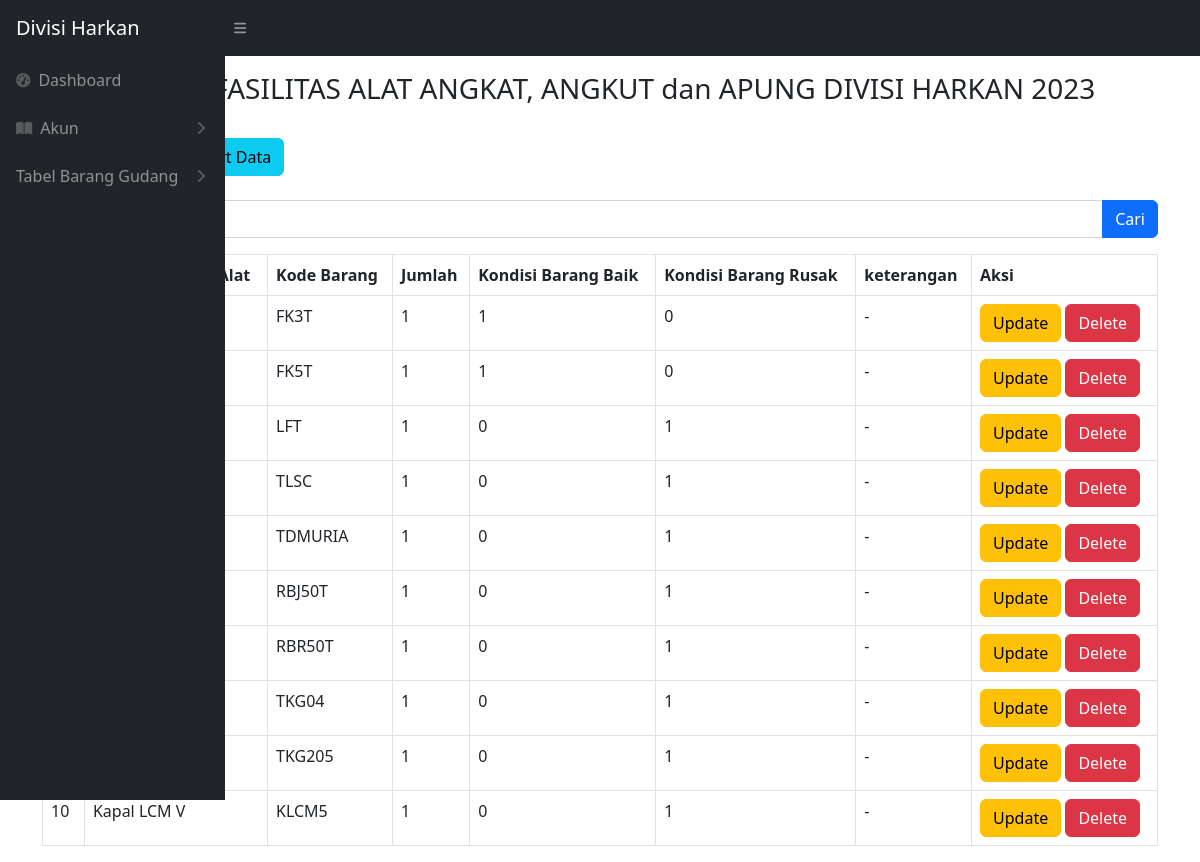
The app's page /angkut_apung.php, older data.
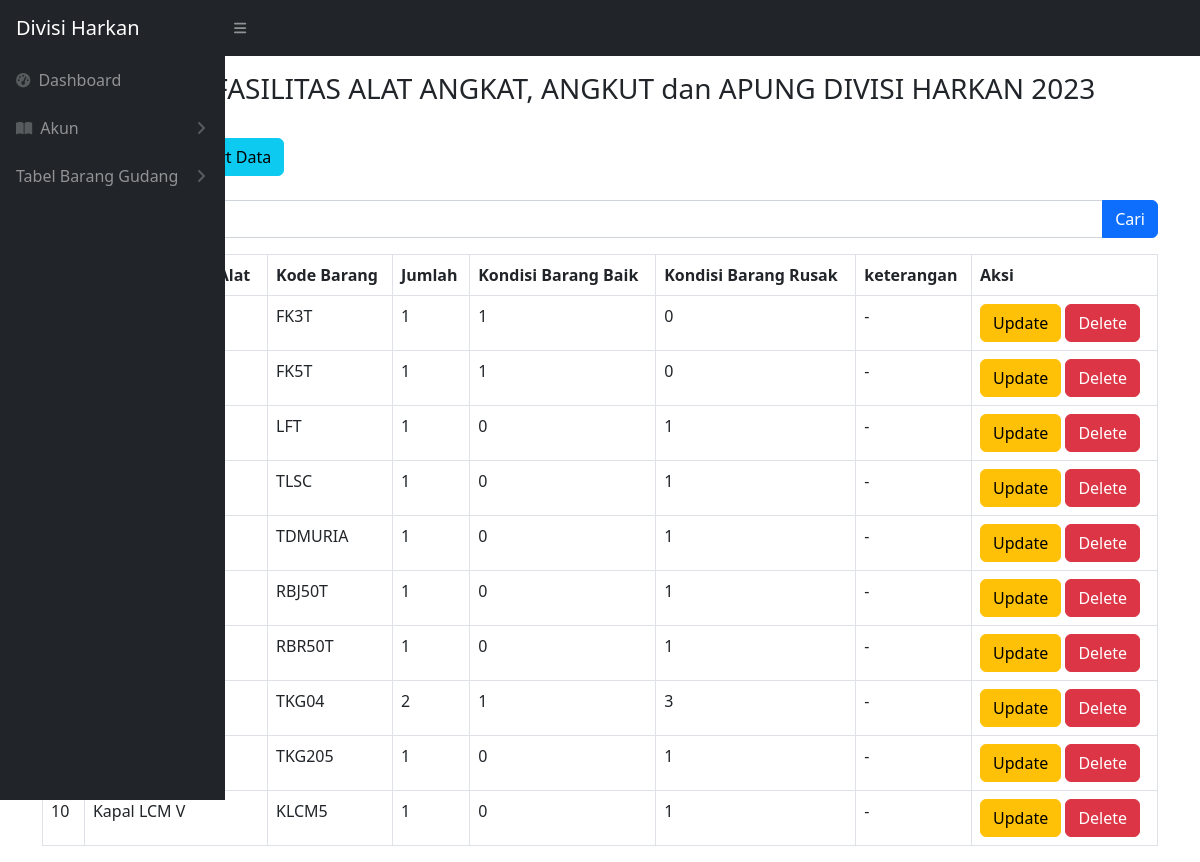
The same page, newer data.
### tables this page shows
CREATE TABLE `barang_angkut_apung` (
  `idbarang` int(11) NOT NULL,
  `namabarang` varchar(512) NOT NULL,
  `kodebarang` varchar(100) NOT NULL,
  `jumlah` int(11) NOT NULL,
  `baik` int(11) NOT NULL,
  `rusak` int(11) NOT NULL,
  `keterangan` varchar(512) NOT NULL,
  `kategori_id` int(11) NOT NULL
);

### angkut_apung.php (the view, shortened to what this page needs)
<?php
require 'controller/koneksi.php';
$query = "SELECT * FROM barang_angkut_apung";
?>
<!DOCTYPE html>
<html lang="en">
<head>
    <link href="css/styles.css" rel="stylesheet" />
</head>
<body class="sb-nav-fixed">
    <nav class="sb-topnav navbar navbar-expand navbar-dark bg-dark">
        <a class="navbar-brand ps-3" href="index.php">Divisi Harkan</a>
        <button class="btn btn-link btn-sm order-1 order-lg-0 me-4 me-lg-0" id="sidebarToggle" href="#!"><i class="fas fa-bars"></i></button>
    </nav>
    <div id="layoutSidenav">
        <div id="layoutSidenav_nav">
            <nav class="sb-sidenav accordion sb-sidenav-dark" id="sidenavAccordion">
                <div class="sb-sidenav-menu">
                    <div class="nav">
                        <a class="nav-link" href="index.php">
                            <div class="sb-nav-link-icon"><i class="fas fa-tachometer-alt"></i></div>
                            Dashboard
                        </a>
                        <a class="nav-link collapsed" href="#" data-bs-toggle="collapse" data-bs-target="#collapsePages" aria-expanded="false" aria-controls="collapsePages">
                            <div class="sb-nav-link-icon"><i class="fas fa-book-open"></i></div>
                            Akun
                            <div class="sb-sidenav-collapse-arrow"><i class="fas fa-angle-down"></i></div>
                        </a>
                        <a class="nav-link collapsed" href="#" data-bs-toggle="collapse" data-bs-target="#pagesCollapseTabel" aria-expanded="false" aria-controls="pagesCollapseTabel">
                            Tabel Barang Gudang
                            <div class="sb-sidenav-collapse-arrow"><i class="fas fa-angle-down"></i></div>
                        </a>
                    </div>
                </div>
            </nav>
        </div>
    </div>
    <br>
    <br>
    <main>
        <div class="container-fluid px-4">
            <h3 class="mt-4 text-center">DAFTAR FASILITAS ALAT ANGKAT, ANGKUT dan APUNG DIVISI HARKAN 2023</h3>
        </div>
        <br>
        <div class="container -fluid">
            <div class="card-mb-4">
                <button type="button" class="btn btn-primary" data-bs-toggle="modal" data-bs-target="#myModal">
                </button>
                <a href="export_angkut_apung.php" class="btn btn-info">Export Data</a>
                <br>
                <br>
                <form action="angkut_apung.php" method="GET">
                    <div class="input-group mb-3">
                        <input type="text" value="" class="form-control" placeholder="Cari" name="cari">
                        <br>
                        <button type="submit" class="btn btn-primary" >Cari</button>
                    </div>
                </form>
                <div class="card-body">
                    <div class="table table-responsive">
                        <table class="table table-bordered" id="dataTable" width="100" cellspacing="0">
                            <thead>
                                <tr>
                                    <th>No</th>
                                    <th>Nama Barang / Alat</th>
                                    <th>Kode Barang</th>
                                    <th>Jumlah</th>
                                    <th>Kondisi Barang Baik</th>
                                    <th>Kondisi Barang Rusak</th>
                                    <th>keterangan</th>
                                    <th>Aksi</th>
                                </tr>
                            </thead>
                            <tbody>
                                <?php
                                $i = 1;
                                $ambilsemuadatabarang = mysqli_query($conn,$query);
                                while ($data = mysqli_fetch_array($ambilsemuadatabarang)) {
                                    $namabarang = $data['namabarang'];
                                    $kodebarang = $data['kodebarang'];
                                    $jumlah = $data['jumlah'];
                                    $barangbaik = $data['baik'];
                                    $barangrusak = $data['rusak'];
                                    $keterangan = $data['keterangan'];
                                    $idb = $data['idbarang'];
                                ?>
                                    <tr>
                                        <td><?= $i++ ?></td>
                                        <td><?= $namabarang ?></td>
                                        <td><?= $kodebarang ?></td>
                                        <td><?= $jumlah ?></td>
                                        <td><?= $barangbaik ?></td>
                                        <td><?= $barangrusak ?></td>
                                        <td><?= $keterangan ?></td>
                                        <td>
                                            <button type="button" class="btn btn-warning" data-bs-toggle="modal" data-bs-target="#edit<?= $idb; ?>">
                                                Update
                                            </button>
                                            <button type="button" class="btn btn-danger" data-bs-toggle="modal" data-bs-target="#delete<?= $idb; ?>">
                                                Delete
                                            </button>
                                        </td>
                                    </tr>
                                <?php
                                };
                                ?>
                            </tbody>
                        </table>
    </main>
</html>

Row changes from the older to the newer data that the page shows:
changed barang_angkut_apung "TKG04": jumlah "1" → "2"; baik "0" → "1"; rusak "1" → "3"
